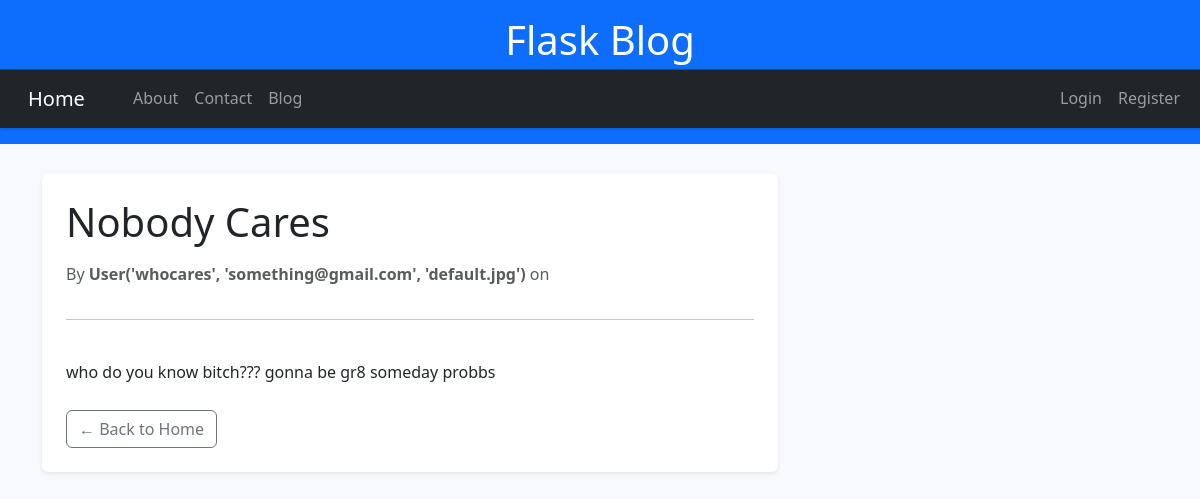
/post/1, run on the app's committed database.
### flaskBlogs/models.py (models this page shows, shortened)
class Post(db.Model, UserMixin):
    __tablename__ = 'posts'  # Explicitly set the table name
    id = db.Column(db.Integer, unique=True, primary_key=True)
    title = db.Column(db.String(100), nullable=False)
    content = db.Column(db.Text, nullable=False)
    date_posted = db.Column(db.DateTime, default=datetime.utcnow)
    is_public = db.Column(db.Boolean, default=True, nullable=False)
    user_id = db.Column(db.Integer, db.ForeignKey('users.id'), nullable=False)

class User(db.Model, UserMixin):
    __tablename__ = 'users'  # Explicitly set the table name
    id = db.Column(db.Integer,unique=True, primary_key=True)
    name= db.Column(db.String(100), nullable=False)
    username = db.Column(db.String(200), unique=True, nullable=False)
    email = db.Column(db.String(150), unique=True, nullable=False)
    image_file = db.Column(db.String(20), nullable=False, default='default.jpg')
    password = db.Column(db.String(60), nullable=False)
    posts = db.relationship('Post', backref='author', lazy=True)
    def __repr__(self):
        return f"User('{self.username}', '{self.email}', '{self.image_file}')"

### flaskBlogs/routes.py (the view)
@app.route('/post/<int:post_id>')
def post(post_id):
    post = Post.query.get_or_404(post_id)
    return render_template('post.html', title='Post Page', post=post, hide_sidebar=True)

### flaskBlogs/templates/post.html
{% extends "base.html" %}
{% block content %}
  <article class="post-detail card shadow-sm border-0 p-4">
    <h1 class="mb-3">{{ post.title }}</h1>
    <p class="text-muted">
      By <strong>{{ post.author }}</strong> on {{ post.date }}
    </p>
    <hr>
    <div class="mt-4">
      {{ post.content | safe }}
    </div>
    <div class="mt-4">
      <a href="/" class="btn btn-outline-secondary">← Back to Home</a>
    </div>
  </article>
{% endblock content %}

### flaskBlogs/static/main.css (style rules this page uses)
body { font-family: 'Segoe UI', sans-serif; background-color: #f8f9fc; color: #333; line-height: 1.6; }

### data on the page
Post: title "Nobody Cares", content "who do you know bitch??? gonna be gr8 someday probbs"
User: author "User('whocares', 'something@gmail.com', 'default.jpg')"
